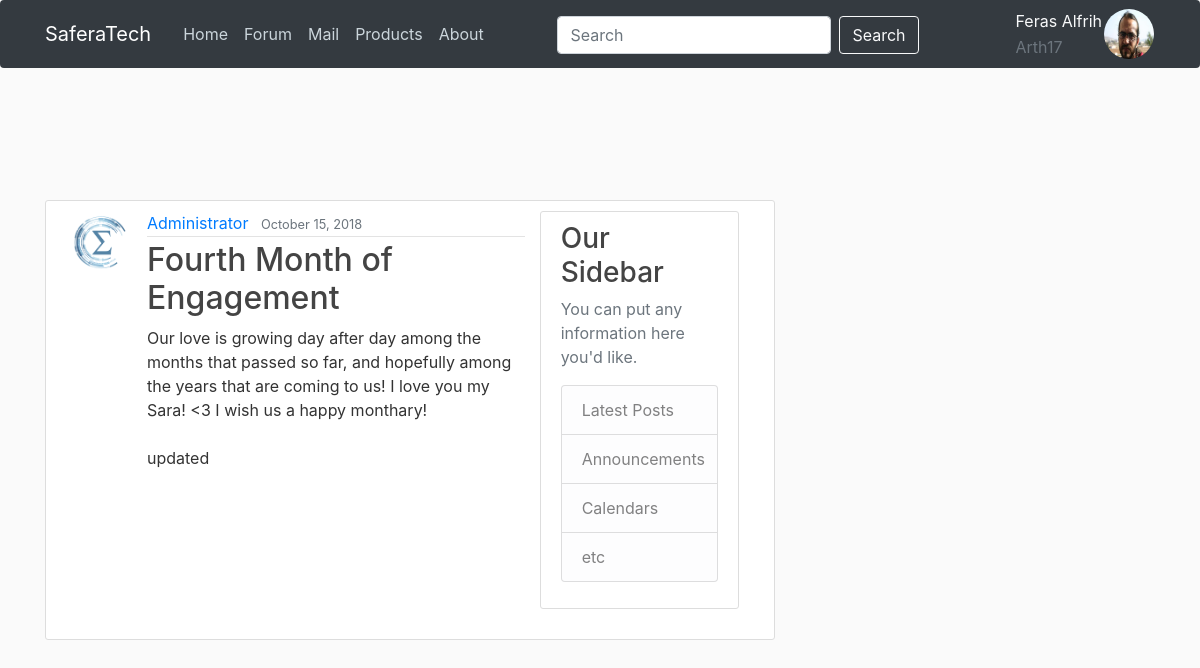
/blog/post/2/ (signed in), run on the app's committed database.
### users/models.py (models this page shows, shortened)
class Profile(models.Model):
    user = models.OneToOneField(User, on_delete=models.CASCADE)
    image = models.ImageField(default='default.jpg', upload_to='profile_pics')

### blog/models.py (models this page shows, shortened)
class Post(models.Model):
    title = models.CharField(max_length=100)
    content = models.TextField()
    date_posted = models.DateTimeField(default=timezone.now)
    author = models.ForeignKey(User, on_delete=models.CASCADE)

### blog/views.py (the view)
# urls.py: path('post/<int:pk>/', PostDetailView.as_view(), name='post-detail'),
class PostDetailView(DetailView):
    model = Post

### blog/templates/blog/post_detail.html (shortened to what this page needs)
{% extends "blog/base.html" %}
{% block content %}
  <article class="media content-section">
    <img class="rounded-circle article-img" src="{{ object.author.profile.image.url }}">
    <div class="media-body">
      <div class="article-metadata">
        <a class="mr-2" href="{% url 'user-posts' object.author.username %}">{{ object.author }}</a>
        <small class="text-muted">{{ object.date_posted|date:"F d, Y" }}</small>
      </div>
      <h2 class="article-title">{{ object.title }}</h2>
      <p class="article-content">{{ object.content }}</p>
    <br/>
{% endblock content %}

### blog/templates/blog/base.html (shortened to what this page needs)
{% load static %}
<!DOCTYPE html>
<html>
<head>
    <link rel="stylesheet" href="https://maxcdn.bootstrapcdn.com/bootstrap/4.0.0/css/bootstrap.min.css">
    <link rel="stylesheet" type="text/css" href="{% static 'blog/main.css' %}">
</head>
<body>
    <header class="site-header">
      <nav class="navbar navbar-expand-md navbar-dark bg-dark rounded fixed-top">
        <div class="container">
          <a class="navbar-brand mr-4" href="{% url 'home' %}">SaferaTech</a>
          <div class="collapse navbar-collapse" id="navbarToggle">
            <div class="navbar-nav mr-auto">
              <a class="nav-item nav-link" href="{% url 'index' %}">Home</a>
              <a class="nav-item nav-link" href="{% url 'home' %}">Forum</a>
              <a class="nav-item nav-link" href="#">Mail</a>
              <a class="nav-item nav-link" href="#">Products</a>
              <a class="nav-item nav-link" href="{% url 'about' %}">About</a>
            </div>
            <div class="navbar-nav">
            <center>
             <div class=' mt-2 mr-5 nav-item'>
              <form class="form-inline my-2 my-lg-0" action='/search/' method='GET'>
                <input class="form-control mr-2" type="search" name="q" placeholder="Search" aria-label="Search" Required>
                <button class="btn btn-outline-light my-2 my-sm-0" type="submit">Search</button>
              </form>
            </div>
            </center>
            {% if user.is_authenticated %}
              <div class="dropdown ml-5 nav-item">
              <span  role="button" data-toggle="dropdown" id="prflimg" aria-haspopup="true" aria-expanded="false" style="width:75px">
              <table>
              <tr><td><a class="text-light">{{ user.first_name }} {{ user.last_name }}</a></td><td rowspan="2"><img class="rounded-circle dropdown-toggle"  width="50px"  height="50px" src="{{ user.profile.image.url }}"></td></tr>
              <tr><td><a class="text-secondary">{{ user.username }}</a></td></tr>
              </table>
              </span>
              </div>
            {% else %}
            <div class= 'ml-5'>
              <a class="nav-item nav-link" href="{% url 'login' %} ">Login</a>
              <a class="nav-item nav-link" href="{% url 'register' %} ">Register</a>
              </div>
            {% endif %}
            </div>
          </div>
        </div>
      </nav>
    </header>
    <br/><br/><br/><br/><br/>
    <main role="main" class="container">
      <div class="row">
        <div class="col-md-8">
          {% block content %}{% endblock %}
        </div><br><br>
        <div class="col-md-4">
          <div class="content-section">
            <h3>Our Sidebar</h3>
            <p class='text-muted'>You can put any information here you'd like.
              <ul class="list-group">
                <li class="list-group-item list-group-item-light">Latest Posts</li>
                <li class="list-group-item list-group-item-light">Announcements</li>
                <li class="list-group-item list-group-item-light">Calendars</li>
                <li class="list-group-item list-group-item-light">etc</li>
              </ul>
            </p>
          </div>
        </div>
      </div>
    </main>
</body>
</html>

### static/blog/main.css (style rules this page uses)
body { background: #fafafa; color: #333333; margin-top: 5rem; }
h1, h2, h3, h4, h5, h6 { color: #444444; }
ul { margin: 0; }
.site-header .navbar-nav .nav-link { color: #cbd5db; }
.content-section { background: #ffffff; padding: 10px 20px; border: 1px solid #dddddd; border-radius: 3px; margin-bottom: 20px; }
.article-title { color: #444444; }
.article-content { white-space: pre-line; }
.article-img { height: 65px; width: 65px; margin-right: 16px; }
.article-metadata { padding-bottom: 1px; margin-bottom: 4px; border-bottom: 1px solid #e3e3e3 }

### data on the page
Post: author.profile.image (picture), author "Administrator", date_posted "October 15, 2018", title "Fourth Month of Engagement", content "Our love is growing day after day among the months that passed so far, and hopefully among the years that are coming to us! I love you my Sara! <3 I wish us a happy monthary! updated"

### other printed values
{{ user.first_name }} "Feras"
{{ user.last_name }} "Alfrih"
{{ user.username }} "Arth17"
